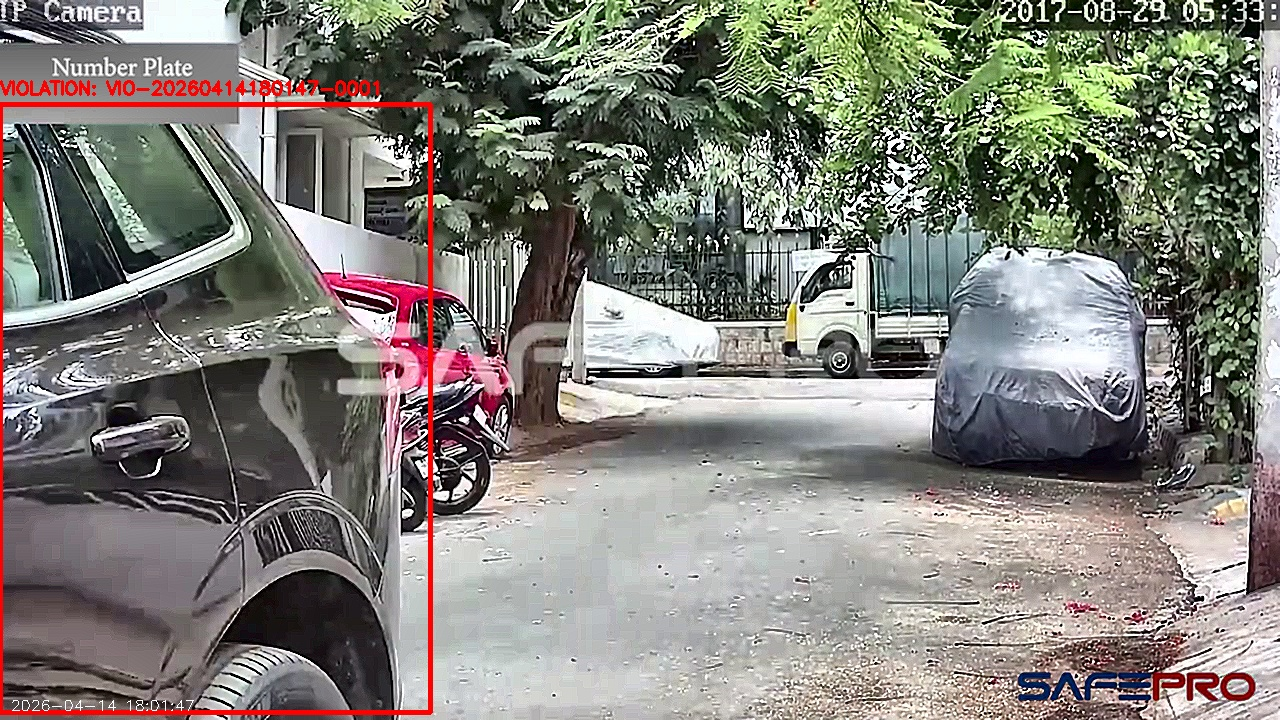
#> input picture flyover_enforcement/data/violations/VIO-20260414180147-0001.jpg, 1280 x 720 px
$ python -i motion_filter.py   (imports and definitions only)
#> lines starting #> are read from the running program, lines starting #| are printed output that depends on the picture; after the words box and inside, x2 and y2 are one past the last pixel; in counts of white or black regions, pixels touching at a corner belong together
#> further down, picture is the input picture: shape (720, 1280, 3); mean B, G, R 121.4, 127.9, 129.8
"""
Motion Filter Module for Flyover Enforcement System.

Implements background subtraction (MOG2) and frame differencing
to isolate moving objects. Pre-filters YOLO detections to only
process vehicles that are actually moving (ignores parked vehicles
or static false positives).

DIP Techniques:
    - MOG2 Background Subtraction
    - Absolute Frame Differencing
    - Morphological Operations (opening, closing)
"""

import cv2
import numpy as np
import logging
from typing import List, Tuple

logger = logging.getLogger(__name__)


class MotionFilter:
    """
    Motion detection and filtering for CCTV frames.

    Uses Gaussian Mixture Model (MOG2) background subtraction
    with morphological cleanup to produce clean motion masks.
    """

    def __init__(
        self,
        history: int = 500,
        var_threshold: float = 16,
        detect_shadows: bool = True,
    ):
        """
        Initialize MotionFilter with MOG2 background subtractor.

        Args:
            history: Number of frames for background model history.
            var_threshold: Threshold on squared Mahalanobis distance
                to decide if a pixel is well-described by the model.
            detect_shadows: If True, shadow pixels are labeled separately.
        """
        self.bg_subtractor = cv2.createBackgroundSubtractorMOG2(
            history=history,
            varThreshold=var_threshold,
            detectShadows=detect_shadows,
        )

        # Morphological kernels
        self.kernel_open = cv2.getStructuringElement(cv2.MORPH_ELLIPSE, (5, 5))
        self.kernel_close = cv2.getStructuringElement(cv2.MORPH_ELLIPSE, (7, 7))

        self.prev_frame = None
        self.frame_count = 0

        logger.info(
            f"MotionFilter initialized "
            f"(history={history}, varThreshold={var_threshold})"
        )

    # [25 lines left out: function frame_diff, not called in this run]

    def get_moving_mask(self, frame: np.ndarray) -> np.ndarray:
        """
        Get foreground motion mask using MOG2 background subtraction.

        The MOG2 model learns the background over time and classifies
        each pixel as foreground (moving) or background (static).
        Shadow pixels (gray value 127) are treated as background.

        Args:
            frame: Input BGR frame.

        Returns:
            Clean binary motion mask (255 = motion, 0 = static).
        """
        # Apply MOG2
        fg_mask = self.bg_subtractor.apply(frame)
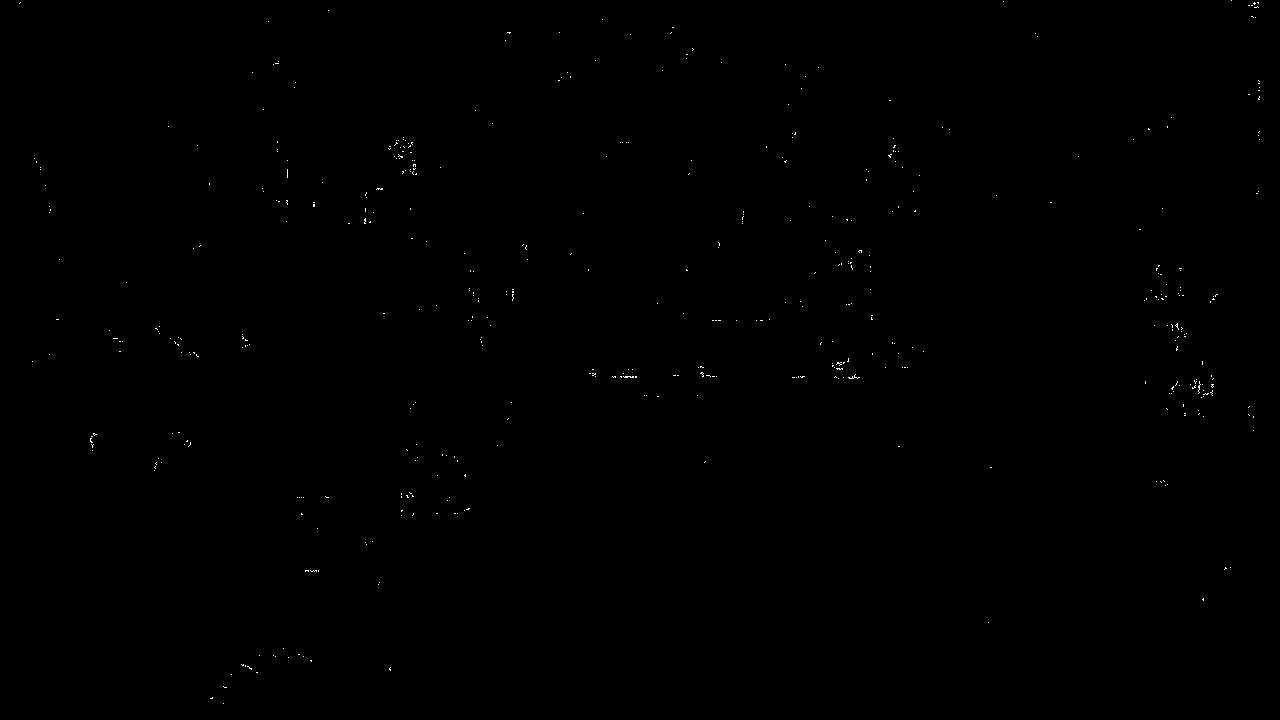
#> fg_mask: shape (720, 1280); values 127 (black) and 255 (white), 0.12% white in thin lines or dots

        # Remove shadows (MOG2 marks shadows as 127)
        _, fg_mask = cv2.threshold(fg_mask, 200, 255, cv2.THRESH_BINARY)
#> fg_mask: shape (720, 1280); 0.12% white in thin lines or dots

        # Morphological cleanup
        fg_mask = self.morphological_clean(fg_mask)

        self.frame_count += 1
        logger.debug(f"Motion mask generated (frame {self.frame_count})")
        return fg_mask

    def morphological_clean(self, mask: np.ndarray) -> np.ndarray:
        """
        Clean motion mask with morphological operations.

        Pipeline:
        1. MORPH_OPEN: removes small noise blobs (false motion)
        2. MORPH_CLOSE: fills gaps within vehicle silhouettes

        Uses elliptical kernels for natural, round structuring.

        Args:
            mask: Raw binary motion mask.

        Returns:
            Cleaned binary motion mask.
        """
        # Opening: remove small noise (erosion then dilation)
        cleaned = cv2.morphologyEx(mask, cv2.MORPH_OPEN, self.kernel_open, iterations=1)
#> cleaned: shape (720, 1280); every value is 0

        # Closing: fill gaps within vehicles (dilation then erosion)
        cleaned = cv2.morphologyEx(cleaned, cv2.MORPH_CLOSE, self.kernel_close, iterations=2)

        logger.debug("Morphological cleanup applied")
        return cleaned

    # [89 lines left out: functions filter_detections, visualize_motion, not called in this run]

>>> import cv2
>>> picture = cv2.imread('../../data/violations/VIO-20260414180147-0001.jpg')
>>> result = MotionFilter().get_moving_mask(picture)

$ run again, on flyover_enforcement/data/violations/VIO-20260414180210-0002.jpg
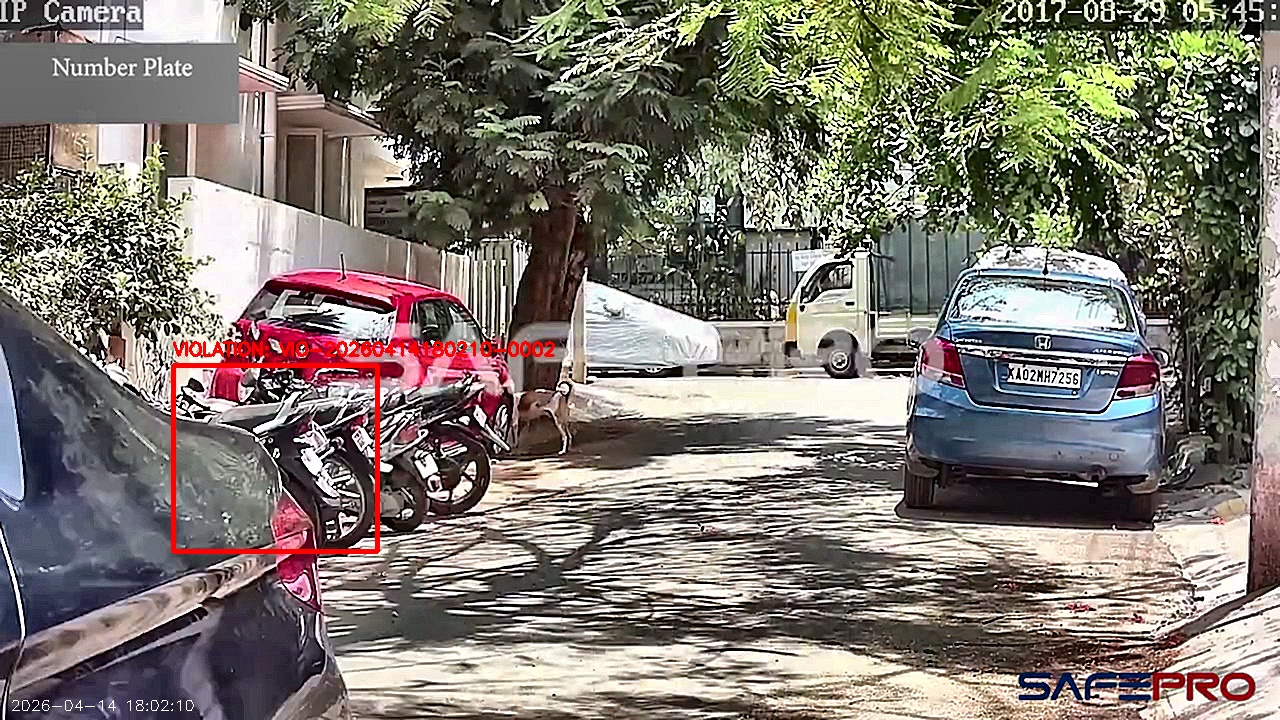
#> input picture flyover_enforcement/data/violations/VIO-20260414180210-0002.jpg, 1280 x 720 px
#> picture is the input picture: shape (720, 1280, 3); mean B, G, R 112, 119.6, 126.1
#> in get_moving_mask, `fg_mask = self.bg_subtractor.apply(frame)`:
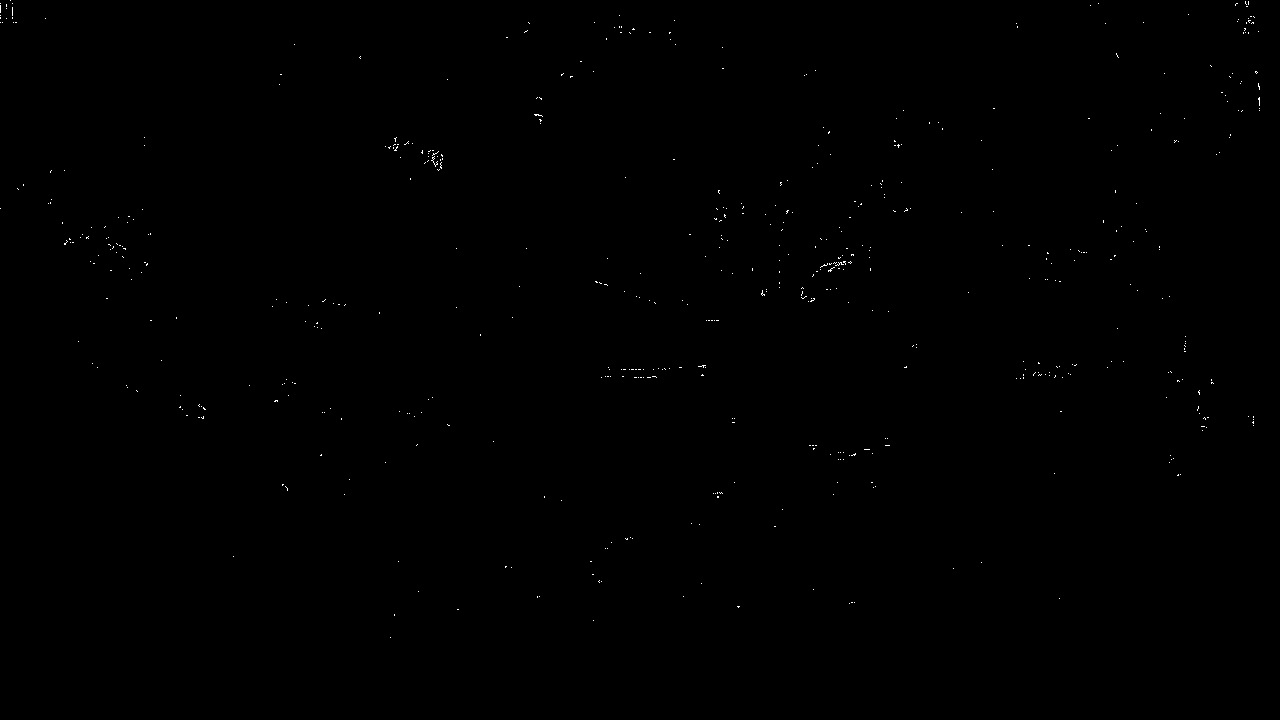
#> fg_mask: shape (720, 1280); values 127 (black) and 255 (white), 0.13% white in thin lines or dots, all inside (x1, y1, x2, y2) = (0, 0, 1260, 638)
#> cleaned: shape (720, 1280); every value is 0
